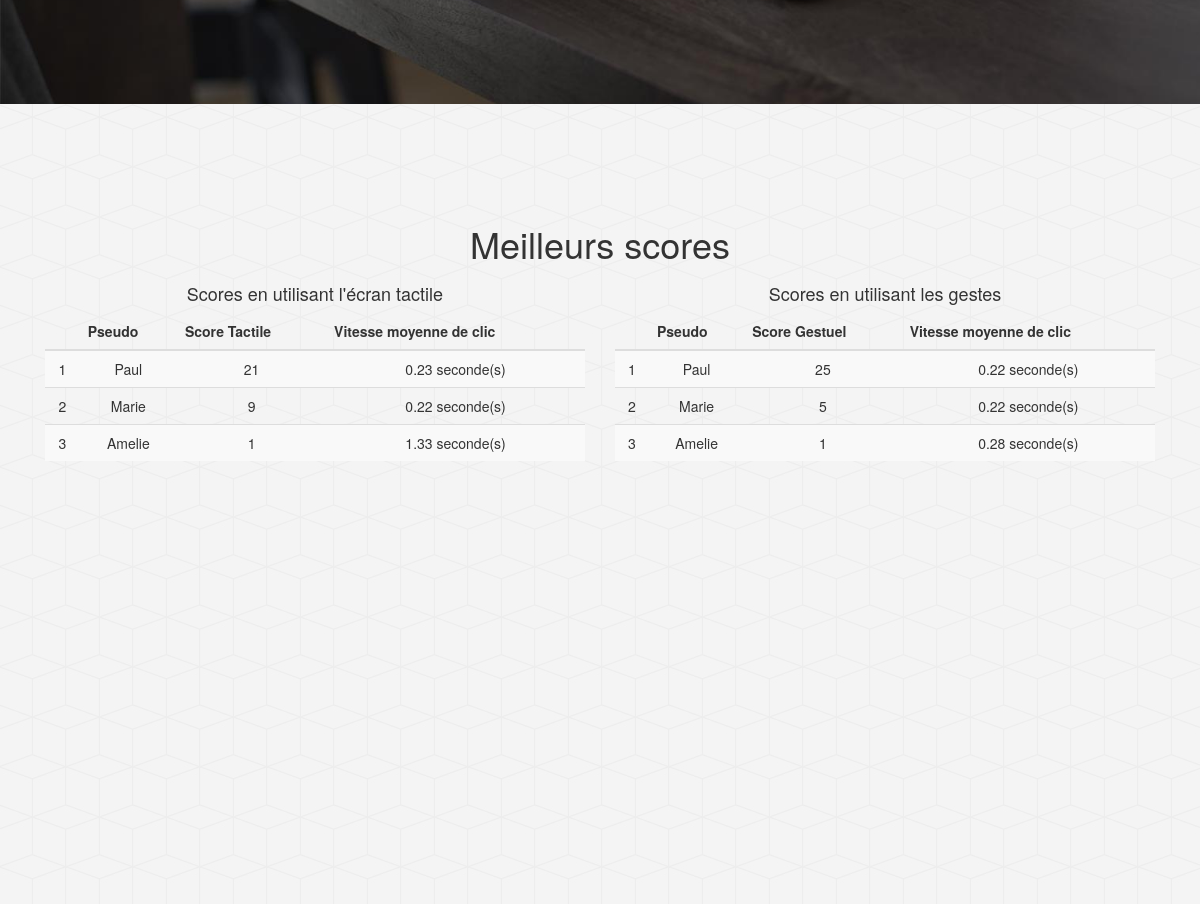
Before: / (middle part) with the older database file.
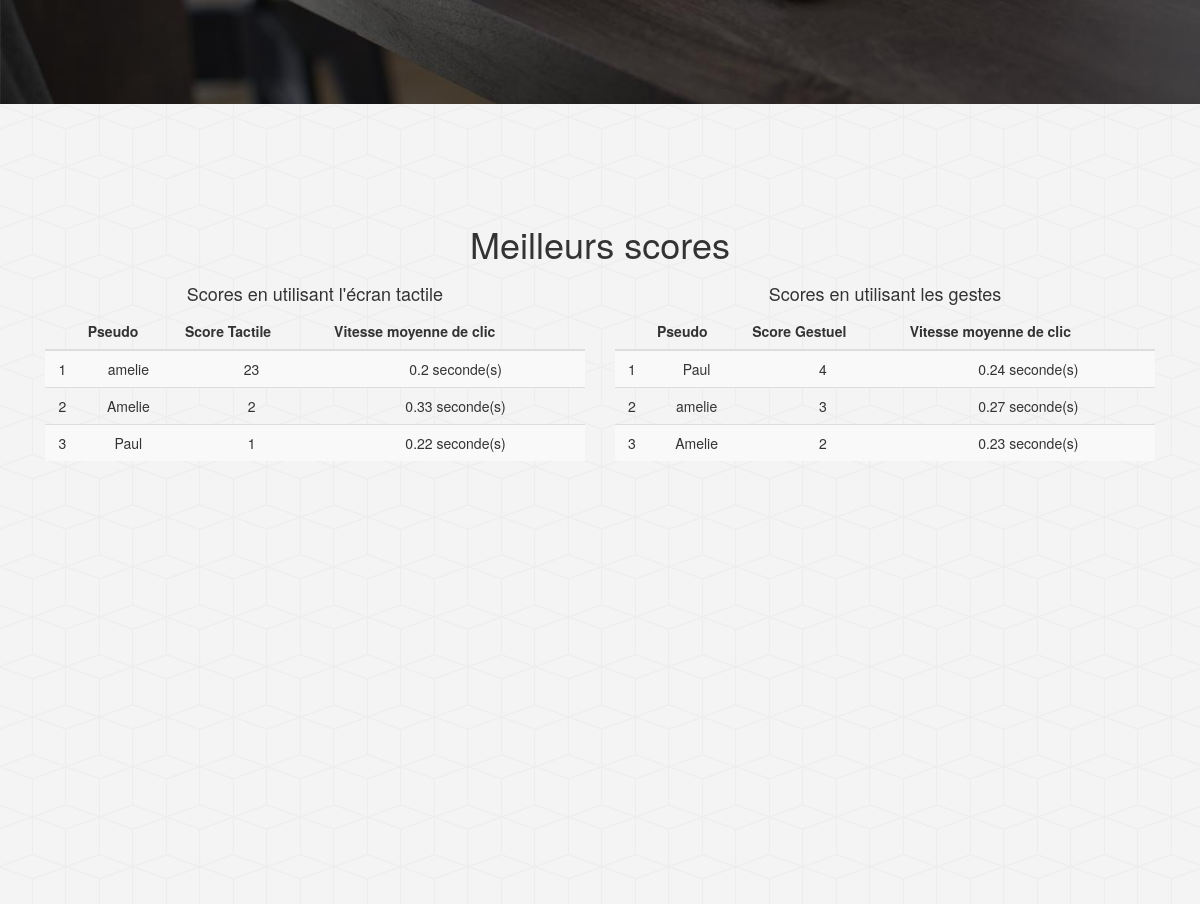
After: the same page with the newer database file.
### tables this page shows
CREATE TABLE player (pseudo char(20) PRIMARY KEY, hand CHAR(5));

### db/functions_db.php (called while the page is built, shortened)
<?php
function get_best_score_tactile ($bdd) {
	$req = $bdd->prepare("
			SELECT *
			FROM
			(SELECT p.pseudo, sum(it.score) as score_tactile, avg(delay_answer) as delay, g.id_game
			FROM iteration it, game g, player p
			WHERE g.id_game = it.id_game and g.pseudo_player = p.pseudo and it.mode = 0
			GROUP BY  g.id_game
			ORDER BY score_tactile ASC)
			GROUP BY pseudo
			ORDER BY score_tactile DESC
			LIMIT 10;");
		$req->execute();
		$result = $req->fetchAll();
		return $result;
}
function get_best_score_gestural ($bdd) {
	$req = $bdd->prepare("
			SELECT *
			FROM
			(SELECT p.pseudo, sum(it.score) as score_gestural, avg(delay_answer) as delay, g.id_game
			FROM iteration it, game g, player p
			WHERE g.id_game = it.id_game and g.pseudo_player = p.pseudo and it.mode = 1
			GROUP BY  g.id_game
			ORDER BY score_gestural ASC)
			GROUP BY pseudo
			ORDER BY score_gestural DESC
			LIMIT 10;");
		$req->execute();
		$result = $req->fetchAll();
		return $result;
}
?>

### index.php (the view, shortened to what this page needs)
<!DOCTYPE html>
<html lang="en">
<?php
	include_once("head.php");
?>
<body id="page-top" data-spy="scroll" data-target=".navbar-fixed-top">
    <section id="about" class="intro-section">
    </section>
	<?php
		include_once("db/functions_db.php");
		include_once "db/create_database.php";
	?>
    <section id="scores" class="about-section">
        <div class="container">
            <div class="row">
                <div class="col-lg-12">
                    <h1>Meilleurs scores</h1>
                <div class="col-lg-6 col-md-6">
                <?php
					$best_score_tactile = get_best_score_tactile($bdd);
					$best_score_gestural = get_best_score_gestural($bdd);
				?>
                <h4>Scores en utilisant l'écran tactile</h4>
						<table class="table table-striped">
						<thead>
							<tr>
							<th></th>
							<th>Pseudo</th>
							<th>Score Tactile</th>
							<th>Vitesse moyenne de clic</th>
							</tr>
						</thead>
						<tbody id="score_table">
						<?php
						$cpt=1;
								foreach ($best_score_tactile as $score) {
									echo '<tr><td>'.$cpt.'</td><td>'.$score[0].'</td><td>'.$score[1].'</td><td>'.(round($score[2]*0.001,2)).' seconde(s)</td></tr>';
									$cpt++;
								}
							?>
						</tbody>
						</table>
                </div>
                <div class="col-lg-6 col-md-6">
                <h4>Scores en utilisant les gestes</h4>
						<table class="table table-striped">
						<thead>
							<tr>
							<th></th>
							<th>Pseudo</th>
							<th>Score Gestuel</th>
							<th>Vitesse moyenne de clic</th>
							</tr>
						</thead>
						<tbody id="score_table">
							<?php
							$cpt=1;
								foreach ($best_score_gestural as $score) {
									echo '<tr><td>'.$cpt.'</td><td>'.$score[0].'</td><td>'.$score[1].'</td><td>'.(round($score[2]*0.001,2)).' seconde(s)</td></tr>';
									$cpt++;
								}
							?>
						</tbody>
						</table>
                </div>
                </div>
            </div>
        </div>
    </section>
</body>
</html>

### head.php (shortened to what this page needs)
<head>
    <link href="./css/bootstrap.min.css" rel="stylesheet">
    <link href="./css/scrolling-nav.css" rel="stylesheet">
	<link rel="stylesheet" href="./css/style.css">
	<link rel="stylesheet" href="./css/flipclock.css">
    <link href="css/style.css" rel="stylesheet">
</head>

### css/scrolling-nav.css (style rules this page uses)
body { width: 100%; height: 100%; }
html { width: 100%; height: 100%; }
.intro-section { min-height: 100%; padding-top: 150px; text-align: center; background: #fff; background-image: url('../img/demo_leap3.jpg'); background-size: cover; color: white; }
.about-section { min-height: 100%; padding-top: 100px; text-align: center; background: #eee; background-image: url("../img/cubes.png"); }

### css/style.css (style rules this page uses)
body { height: 100%; text-align: center; background-color: #e7e7e7; }

Changed rows visible on the page:
removed player: pseudo "Marie", score "9", score "0.22", score "5"
added player: pseudo "amelie", score "23", score "0.2", score "3", score "0.27"
shown differently, row unchanged: player "Amelie": score "1" → "2"; score "1.33" → "0.33"; score "0.28" → "0.23"; moves up the list
computed for player "Paul": score "21" → "1"; score "0.23" → "0.22"; score "25" → "4"; score "0.22" → "0.24"
